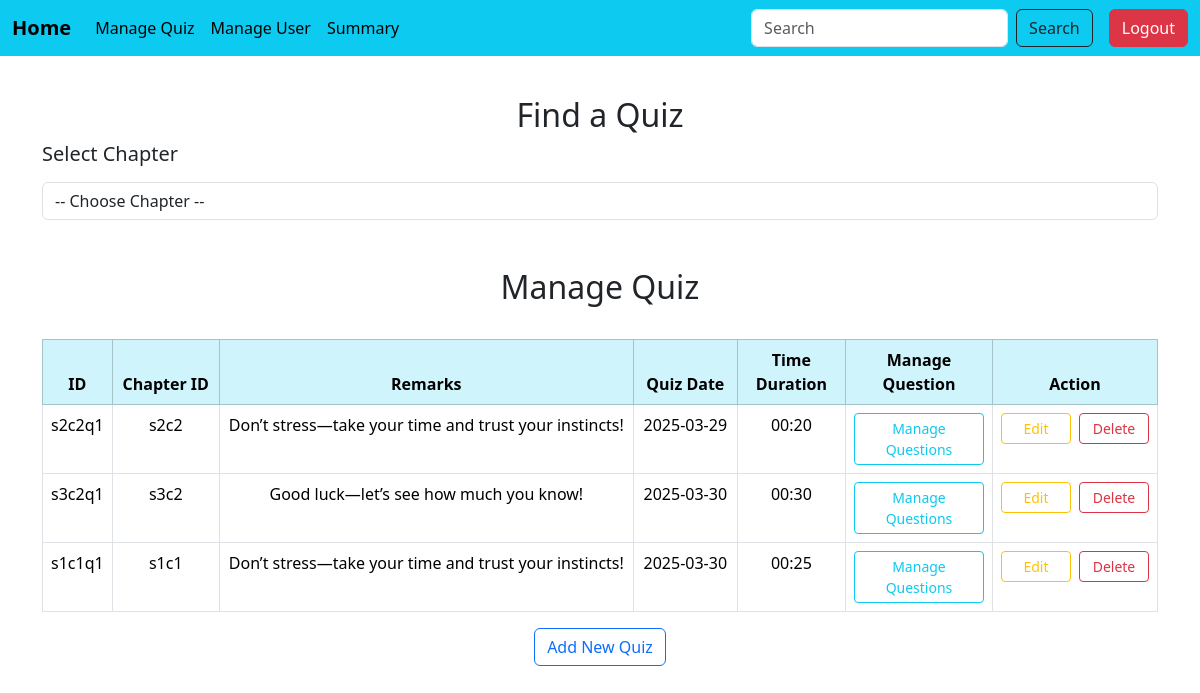
The page /manage_quiz on the database its author committed.
### models.py (models this page shows)
class Quiz(db.Model):
    __tablename__='quiz'
    id=db.Column(db.String(50),primary_key=True)
    chapter_id=db.Column(db.String(100),db.ForeignKey('chapter.id'),nullable=False)
    remarks=db.Column(db.String(100),nullable=False)
    quiz_date=db.Column(db.Date,nullable=False)
    time_dur=db.Column(db.String(5),nullable=False)
    chapter=db.relationship('Chapter',backref=db.backref('quizzes',cascade="all,delete-orphan"))

### app.py (the view)
@app.route('/manage_quiz',methods=['GET','POST'])
def manage_quiz():
    quiz =Quiz.query.all()
    chapters =Chapter.query.all()
    selected_chapter_id=request.form.get('chapter')
    quizzes= Quiz.query.filter(Quiz.chapter_id==selected_chapter_id ).all() if selected_chapter_id else []
    return render_template("manage_quiz.html",quiz=quiz,chapters=chapters,quizzes=quizzes,selected_chapter_id=selected_chapter_id)

### templates/manage_quiz.html (shortened to what this page needs)
{% include 'admin_sidebar.html'%}
{% block content %}
<div class="container mt-5 pt-5" >
  <h2 class="text-center ">Find a Quiz</h2>
    <form method="POST">
        <div class="mb-3">
            <label for="chapter" class="form-label"><h5>Select Chapter</h5></label>
            <select name="chapter" id="chapter" class="form-control" onchange="this.form.submit()">
                <option value="">-- Choose Chapter --</option>
            </select>
        </div>
    </form>
<div class="mt-5">
  <h2 class="text-center ">Manage Quiz</h2>
  <br>
  <div class="table-responsive">
  <table class="table table-hover table-bordered">
      <thead class="table-info text-center">
        <tr>
            <th style="width:5%">ID</th>
            <th style="width:10%">Chapter ID</th>
            <th style="width:42%">Remarks</th>
            <th style="width:10%">Quiz Date</th>
            <th style="width:10%">Time Duration</th>
            <th style="width:13%">Manage Question</th>
            <th style="width:10%">Action</th>
        </tr>
      </thead>
      <tbody class="text-center">
        {%for quiz in quiz%}
        <tr>
          <td>{{quiz.id}}</td>
          <td>{{quiz.chapter_id}}</td>
          <td>{{quiz.remarks}}</td>
          <td>{{quiz.quiz_date}}</td>
          <td>{{quiz.time_dur}}</td>
            <td><a href="{{url_for('manage_question',quiz_id=quiz.id)}}"class="btn btn-outline-info btn-sm w-100" style="min-width: 130px;">Manage Questions</a></td>
            <td>
              <div class="d-flex justify-content-center align-items-center gap-2">
            <a href="{{url_for('edit_quiz',quiz_id=quiz.id)}}"class="btn btn-outline-warning btn-sm " style="min-width: 70px;">Edit</a>
            <form action="{{url_for('delete_quiz',quiz_id=quiz.id)}}" method="post" style="margin:0;">
                <button class="btn btn-outline-danger btn-sm" type="submit" style="min-width: 70px;">Delete</button>
            </form>
          </div>
            </td>
        </tr>
        {%endfor%}
      </tbody>
    </table>
  </div>
</div>
<div class="row justify-content-center">
  <div class="col-md-10 text-center">
    <a href="{{url_for('add_quiz')}}" class="btn btn-outline-primary">Add New Quiz</a>
  </div>
</div>
</div>
{% endblock %}

### rows shown on the page
Quiz: id "s2c2q1", chapter_id "s2c2", remarks "Don’t stress—take your time and trust your instincts!", quiz_date "2025-03-29", time_dur "00:20"
Quiz: id "s3c2q1", chapter_id "s3c2", remarks "Good luck—let’s see how much you know!", quiz_date "2025-03-30", time_dur "00:30"
Quiz: id "s1c1q1", chapter_id "s1c1", remarks "Don’t stress—take your time and trust your instincts!", quiz_date "2025-03-30", time_dur "00:25"
